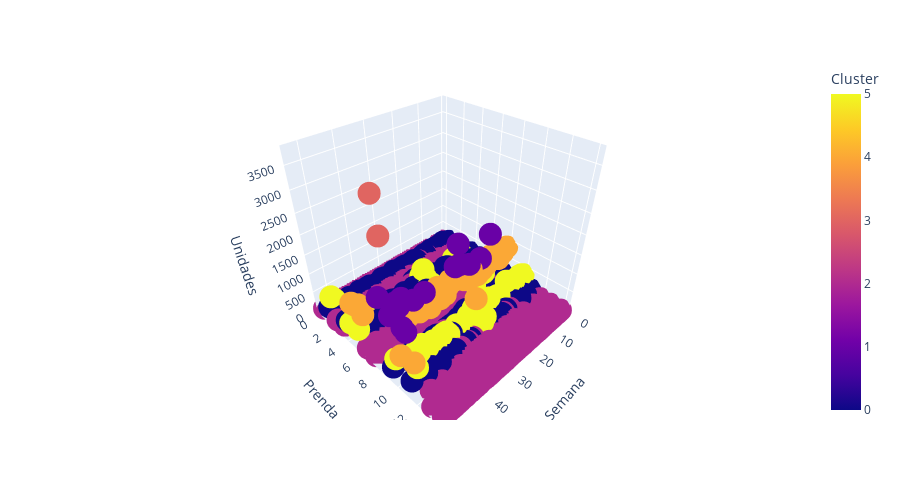

Source (notebook cell):
### Code cell
fig = px.scatter_3d(df2_group, x='Semana', y='Prenda', z='Unidades', color = 'Cluster')

fig.update_layout(height = 500)
fig

### Figure 1 — Plotly figure (JSON) as saved in the notebook; plotly's stock layout.template omitted (floating-point values rounded to 4 significant figures; data arrays with more than 128 entries replaced by an {"elided": "..."} marker saying what was removed)
{"data": [{"hovertemplate": "Semana=%{x}<br>Prenda=%{y}<br>Unidades=%{z}<br>Cluster=%{marker.color}<extra></extra>", "legendgroup": "", "marker": {"color": {"elided": "759 int values"}, "coloraxis": "coloraxis", "symbol": "circle"}, "mode": "markers", "name": "", "scene": "scene", "showlegend": false, "type": "scatter3d", "x": {"elided": "759 int values"}, "y": {"elided": "759 int values"}, "z": {"elided": "759 int values"}}], "layout": {"coloraxis": {"colorbar": {"title": {"text": "Cluster"}}, "colorscale": [[0, "#0d0887"], [0.1111, "#46039f"], [0.2222, "#7201a8"], [0.3333, "#9c179e"], [0.4444, "#bd3786"], [0.5556, "#d8576b"], [0.6667, "#ed7953"], [0.7778, "#fb9f3a"], [0.8889, "#fdca26"], [1, "#f0f921"]]}, "height": 500, "legend": {"tracegroupgap": 0}, "margin": {"t": 60}, "scene": {"domain": {"x": [0, 1], "y": [0, 1]}, "xaxis": {"title": {"text": "Semana"}}, "yaxis": {"title": {"text": "Prenda"}}, "zaxis": {"title": {"text": "Unidades"}}}}}
